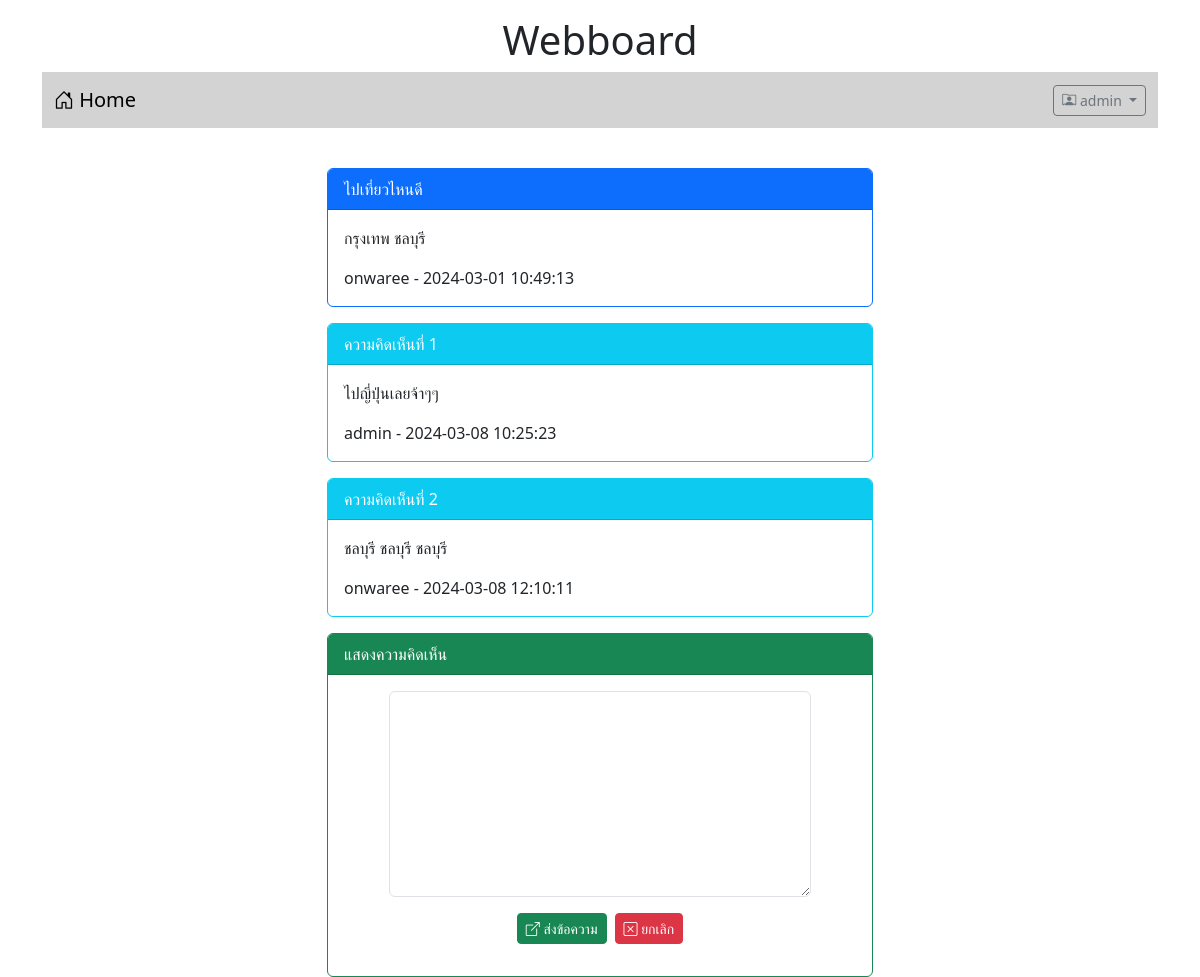
The page /post.php?id=2 (signed in) on the database its author committed.
### tables this page shows
CREATE TABLE `post` (
  `id` int(11) NOT NULL,
  `title` varchar(128) NOT NULL,
  `content` varchar(2048) NOT NULL,
  `post_date` datetime NOT NULL,
  `cat_id` int(11) NOT NULL,
  `user_id` int(11) NOT NULL
);

CREATE TABLE `user` (
  `id` int(11) NOT NULL,
  `login` varchar(32) NOT NULL,
  `password` varchar(64) NOT NULL,
  `name` varchar(64) NOT NULL,
  `gender` char(1) NOT NULL,
  `email` varchar(32) NOT NULL,
  `role` char(1) NOT NULL
);

CREATE TABLE `comment` (
  `id` int(11) NOT NULL,
  `content` varchar(20148) NOT NULL,
  `post_date` datetime NOT NULL,
  `user_id` int(11) NOT NULL,
  `post_id` int(11) NOT NULL
);

### post.php (the view, shortened to what this page needs)
<!DOCTYPE html>
<html lang="en">
<head>
    <link href="https://cdn.jsdelivr.net/npm/bootstrap@5.3.2/dist/css/bootstrap.min.css" rel="stylesheet">
    <link rel="stylesheet" href="https://cdn.jsdelivr.net/npm/bootstrap-icons@1.11.3/font/bootstrap-icons.min.css">
</head>
<body>
    <div class="container-lg">
        <h1 style="text-align: center;" class="mt-3">Webboard </h1>
        <?php
            include("nav.php");
        ?>
        <div class="row mt-4">
            <div class="col-lg-3 col-md-2 col-sm-1"></div>
            <div class="col-lg-6 col-md-8 col-sm-10">
            <?php
                $conn = new PDO("mysql:host=localhost;dbname=webboard;charset=utf8;","root","");
                $sql = "SELECT p.id,p.title,p.content,p.post_date,u.login from post as p
                        INNER JOIN user as u ON u.id = p.user_id
                        WHERE p.id = {$_GET['id']} ";
                $result = $conn->query($sql);
                while($row = $result->fetch()){
            ?>
                <div class="card border-primary mt-3">
                    <div class="card-header bg-primary text-white"> <?php echo $row['title'] ?>  </div>
                    <div class="card-body">
                        <?php echo
                            "<tr>
                                <td>
                                    $row[content]
                                </td>
                                <BR>
                                <div class=mt-3></div>
                                <td>
                                    $row[login] - $row[post_date]
                                </td>
                             </tr>"
                        ?>
                    </div>
                </div>
            <?php
                }
            ?>
            <?php
                $conn = new PDO("mysql:host=localhost;dbname=webboard;charset=utf8;","root","");
                $sql = "SELECT c.content,c.post_date,c.user_id,c.post_id,u.login from comment as c
                        INNER JOIN user as u ON u.id = c.user_id
                        WHERE c.post_id = {$_GET['id']}";
                $result = $conn->query($sql);
                $n = 1;
                while($row = $result->fetch()){
                    echo "<div class='card border-info mt-3 mb-3'>";
                        echo "<div class='card-header bg-info text-white'> ความคิดเห็นที่ $n </div>";
                        echo "<div class='card-body'>
                            <tr>
                                <td>
                                    $row[content]
                                </td>
                                <BR>
                                <div class=mt-3></div>
                                <td>
                                    $row[login] - $row[post_date]
                                </td>
                             </tr>";
                        echo "</div>";
                    echo "</div>";
                    $n = $n + 1;
                }
            ?>
            <?php if(isset($_SESSION['id'])){
            ?>
                <div class="card border-success mt-3">
                    <div class="card-header bg-success text-white"> แสดงความคิดเห็น </div>
                    <div class="card-body">
                        <form action="post_save.php" method="post">
                            <div class="row mb-3 justify-content-center">
                                <div class="col-lg-10">
                                    <textarea name="comment"  rows="8" class="form-control" required></textarea>
                                </div>
                                <div class="row mt-3">
                                    <div class="col-lg-12 d-flex justify-content-center">
                                        <button type="submit" class="btn btn-success btn-sm text-white">
                                            <i class="bi bi-box-arrow-up-right"></i> ส่งข้อความ
                                        </button>
                                        <button type="reset" class="btn btn-danger btn-sm text-white ms-2">
                                            <i class="bi bi-x-square"></i> ยกเลิก
                                        </button>
                                    </div>
                                </div>
                            </div>
                        </form>
                    </div>
                </div>
                <?php
                    }
                ?>
            </div>
            <div class="col-lg-3 col-md-2 col-sm-1"></div>
        </div>
    </div>
</body>
</html>

### rows shown on the page
post: title "ไปเที่ยวไหนดี", content "กรุงเทพ ชลบุรี", user.login "onwaree", post_date "2024-03-01 10:49:13"
comment: content "ไปญี่ปุ่นเลยจ้าๆๆ", user.login "admin", post_date "2024-03-08 10:25:23"
comment: content "ชลบุรี ชลบุรี ชลบุรี", user.login "onwaree", post_date "2024-03-08 12:10:11"

### other values the page prints
$_SESSION['username'] "admin"
